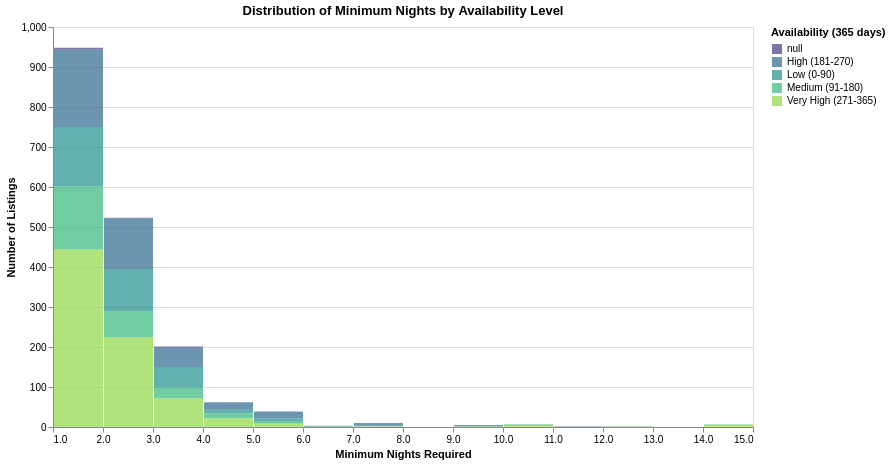

Notebook code cell kept with this figure:
### Code cell
alt.Chart(df_filtered).mark_bar(opacity=0.7).encode(
    x=alt.X('minimum_nights:Q', 
            bin=alt.Bin(maxbins=20),
            title='Minimum Nights Required'),
    y=alt.Y('count()', title='Number of Listings'),
    color=alt.Color('availability_category:N',
                    title='Availability (365 days)',
                    scale=alt.Scale(scheme='viridis')),
    tooltip=[
        alt.Tooltip('minimum_nights:Q', bin=True, title='Minimum Nights'),
        alt.Tooltip('count()', title='Count'),
        alt.Tooltip('availability_category:N', title='Availability Level')
    ]
).properties(
    width=700,
    height=400,
    title='Distribution of Minimum Nights by Availability Level'
).interactive()

### Figure 1 — Vega-Lite specification as saved in the notebook (floating-point values rounded to 4 significant figures; data arrays with more than 128 entries replaced by an {"elided": "..."} marker saying what was removed)
{"config": {"view": {"continuousWidth": 300, "continuousHeight": 300}}, "data": {"name": "data-3a6b6a54bffe8f0717dafbbf9ce2cdb8"}, "mark": {"type": "bar", "opacity": 0.7}, "encoding": {"color": {"field": "availability_category", "scale": {"scheme": "viridis"}, "title": "Availability (365 days)", "type": "nominal"}, "tooltip": [{"bin": true, "field": "minimum_nights", "title": "Minimum Nights", "type": "quantitative"}, {"aggregate": "count", "title": "Count", "type": "quantitative"}, {"field": "availability_category", "title": "Availability Level", "type": "nominal"}], "x": {"bin": {"maxbins": 20}, "field": "minimum_nights", "title": "Minimum Nights Required", "type": "quantitative"}, "y": {"aggregate": "count", "title": "Number of Listings", "type": "quantitative"}}, "height": 400, "params": [{"name": "param_25", "select": {"type": "interval", "encodings": ["x", "y"]}, "bind": "scales"}], "title": "Distribution of Minimum Nights by Availability Level", "width": 700, "$schema": "https://vega.github.io/schema/vega-lite/v5.8.0.json", "datasets": {"data-3a6b6a54bffe8f0717dafbbf9ce2cdb8": {"elided": "1808 records"}}}
